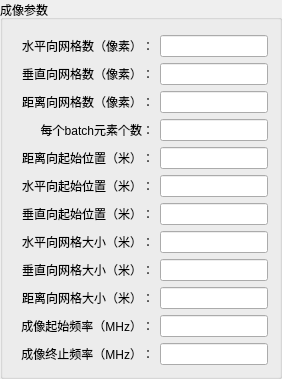
        <widget class="QGroupBox" name="groupBoxPara">
         <property name="minimumSize">
          <size>
           <width>200</width>
           <height>0</height>
          </size>
         </property>
         <property name="styleSheet">
          <string notr="true"/>
         </property>
         <property name="title">
          <string>成像参数</string>
         </property>
         <layout class="QGridLayout" name="gridLayout_2">
          <property name="topMargin">
           <number>15</number>
          </property>
          <item row="11" column="0">
           <widget class="QLabel" name="label_43">
            <property name="minimumSize">
             <size>
              <width>140</width>
              <height>0</height>
             </size>
            </property>
            <property name="maximumSize">
             <size>
              <width>130</width>
              <height>16777215</height>
             </size>
            </property>
            <property name="text">
             <string>成像终止频率（MHz）：</string>
            </property>
            <property name="alignment">
             <set>Qt::AlignRight|Qt::AlignTrailing|Qt::AlignVCenter</set>
            </property>
           </widget>
          </item>
          <item row="11" column="1">
           <widget class="QLineEdit" name="lineEdit_EndFrequenncy"/>
          </item>
          <item row="2" column="1">
           <widget class="QLineEdit" name="lineEdit_bpZNum"/>
          </item>
          <item row="3" column="0">
           <widget class="QLabel" name="label_35">
            <property name="minimumSize">
             <size>
              <width>140</width>
              <height>0</height>
             </size>
            </property>
            <property name="maximumSize">
             <size>
              <width>130</width>
              <height>16777215</height>
             </size>
            </property>
            <property name="text">
             <string>每个batch元素个数：</string>
            </property>
            <property name="alignment">
             <set>Qt::AlignRight|Qt::AlignTrailing|Qt::AlignVCenter</set>
            </property>
           </widget>
          </item>
          <item row="1" column="1">
           <widget class="QLineEdit" name="lineEdit_bpYNum"/>
          </item>
          <item row="2" column="0">
           <widget class="QLabel" name="label_34">
            <property name="minimumSize">
             <size>
              <width>140</width>
              <height>0</height>
             </size>
            </property>
            <property name="maximumSize">
             <size>
              <width>130</width>
              <height>16777215</height>
             </size>
            </property>
            <property name="text">
             <string>距离向网格数（像素）：</string>
            </property>
            <property name="alignment">
             <set>Qt::AlignRight|Qt::AlignTrailing|Qt::AlignVCenter</set>
            </property>
           </widget>
          </item>
          <item row="0" column="0">
           <widget class="QLabel" name="label_32">
            <property name="minimumSize">
             <size>
              <width>140</width>
              <height>0</height>
             </size>
            </property>
            <property name="maximumSize">
             <size>
              <width>130</width>
              <height>16777215</height>
             </size>
            </property>
            <property name="text">
             <string>水平向网格数（像素）：</string>
            </property>
            <property name="alignment">
             <set>Qt::AlignRight|Qt::AlignTrailing|Qt::AlignVCenter</set>
            </property>
           </widget>
          </item>
          <item row="1" column="0">
           <widget class="QLabel" name="label_33">
            <property name="minimumSize">
             <size>
              <width>140</width>
              <height>0</height>
             </size>
            </property>
            <property name="maximumSize">
             <size>
              <width>130</width>
              <height>16777215</height>
             </size>
            </property>
            <property name="text">
             <string>垂直向网格数（像素）：</string>
            </property>
            <property name="alignment">
             <set>Qt::AlignRight|Qt::AlignTrailing|Qt::AlignVCenter</set>
            </property>
           </widget>
          </item>
          <item row="0" column="1">
           <widget class="QLineEdit" name="lineEdit_bpXNum"/>
          </item>
          <item row="7" column="0">
           <widget class="QLabel" name="label_39">
            <property name="minimumSize">
             <size>
              <width>140</width>
              <height>0</height>
             </size>
            </property>
            <property name="maximumSize">
             <size>
              <width>130</width>
              <height>16777215</height>
             </size>
            </property>
            <property name="text">
             <string>水平向网格大小（米）：</string>
            </property>
            <property name="alignment">
             <set>Qt::AlignRight|Qt::AlignTrailing|Qt::AlignVCenter</set>
            </property>
           </widget>
          </item>
          <item row="5" column="1">
           <widget class="QLineEdit" name="lineEdit_bpYStartLocation"/>
          </item>
          <item row="5" column="0">
           <widget class="QLabel" name="label_37">
            <property name="minimumSize">
             <size>
              <width>140</width>
              <height>0</height>
             </size>
            </property>
            <property name="maximumSize">
             <size>
              <width>130</width>
              <height>16777215</height>
             </size>
            </property>
            <property name="text">
             <string>水平向起始位置（米）：</string>
            </property>
            <property name="alignment">
             <set>Qt::AlignRight|Qt::AlignTrailing|Qt::AlignVCenter</set>
            </property>
           </widget>
          </item>
          <item row="6" column="1">
           <widget class="QLineEdit" name="lineEdit_bpZStartLocation"/>
          </item>
          <item row="6" column="0">
           <widget class="QLabel" name="label_38">
            <property name="minimumSize">
             <size>
              <width>140</width>
              <height>0</height>
             </size>
            </property>
            <property name="maximumSize">
             <size>
              <width>130</width>
              <height>16777215</height>
             </size>
            </property>
            <property name="text">
             <string>垂直向起始位置（米）：</string>
            </property>
            <property name="alignment">
             <set>Qt::AlignRight|Qt::AlignTrailing|Qt::AlignVCenter</set>
            </property>
           </widget>
          </item>
          <item row="4" column="1">
           <widget class="QLineEdit" name="lineEdit_bpXStartLocation"/>
          </item>
          <item row="4" column="0">
           <widget class="QLabel" name="label_36">
            <property name="minimumSize">
             <size>
              <width>140</width>
              <height>0</height>
             </size>
            </property>
            <property name="maximumSize">
             <size>
              <width>130</width>
              <height>16777215</height>
             </size>
            </property>
            <property name="text">
             <string>距离向起始位置（米）：</string>
            </property>
            <property name="alignment">
             <set>Qt::AlignRight|Qt::AlignTrailing|Qt::AlignVCenter</set>
            </property>
           </widget>
          </item>
          <item row="3" column="1">
           <widget class="QLineEdit" name="lineEdit_batch"/>
          </item>
          <item row="10" column="1">
           <widget class="QLineEdit" name="lineEdit_StartFrequency"/>
          </item>
          <item row="9" column="0">
           <widget class="QLabel" name="label_41">
            <property name="minimumSize">
             <size>
              <width>140</width>
              <height>0</height>
             </size>
            </property>
            <property name="maximumSize">
             <size>
              <width>130</width>
              <height>16777215</height>
             </size>
            </property>
            <property name="text">
             <string>距离向网格大小（米）：</string>
            </property>
            <property name="alignment">
             <set>Qt::AlignRight|Qt::AlignTrailing|Qt::AlignVCenter</set>
            </property>
           </widget>
          </item>
          <item row="10" column="0">
           <widget class="QLabel" name="label_42">
            <property name="minimumSize">
             <size>
              <width>140</width>
              <height>0</height>
             </size>
            </property>
            <property name="maximumSize">
             <size>
              <width>130</width>
              <height>16777215</height>
             </size>
            </property>
            <property name="text">
             <string>成像起始频率（MHz）：</string>
            </property>
            <property name="alignment">
             <set>Qt::AlignRight|Qt::AlignTrailing|Qt::AlignVCenter</set>
            </property>
           </widget>
          </item>
          <item row="8" column="1">
           <widget class="QLineEdit" name="lineEdit_bpYSize"/>
          </item>
          <item row="9" column="1">
           <widget class="QLineEdit" name="lineEdit_bpZSize"/>
          </item>
          <item row="8" column="0">
           <widget class="QLabel" name="label_40">
            <property name="minimumSize">
             <size>
              <width>140</width>
              <height>0</height>
             </size>
            </property>
            <property name="maximumSize">
             <size>
              <width>130</width>
              <height>16777215</height>
             </size>
            </property>
            <property name="text">
             <string>垂直向网格大小（米）：</string>
            </property>
            <property name="alignment">
             <set>Qt::AlignRight|Qt::AlignTrailing|Qt::AlignVCenter</set>
            </property>
           </widget>
          </item>
          <item row="7" column="1">
           <widget class="QLineEdit" name="lineEdit_bpXSize"/>
          </item>
         </layout>
        </widget>
